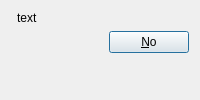
<?xml version="1.0" encoding="UTF-8"?>
<ui version="4.0">
 <class>AboutDialog</class>
 <widget class="QDialog" name="AboutDialog">
  <property name="windowTitle">
   <string>Dialog</string>
  </property>
  <property name="modal">
   <bool>true</bool>
  </property>
  <layout class="QFormLayout" name="formLayout">
   <item row="3" column="1">
    <widget class="QDialogButtonBox" name="buttonBox">
     <property name="orientation">
      <enum>Qt::Horizontal</enum>
     </property>
     <property name="standardButtons">
      <set>QDialogButtonBox::No</set>
     </property>
    </widget>
   </item>
   <item row="0" column="0">
    <widget class="QLabel" name="label">
     <property name="text">
      <string>&lt;html&gt;&lt;head/&gt;&lt;body&gt;&lt;p&gt;&lt;img src=&quot;:/turbo.ico&quot;/&gt;&lt;/p&gt;&lt;/body&gt;&lt;/html&gt;</string>
     </property>
     <property name="textFormat">
      <enum>Qt::RichText</enum>
     </property>
    </widget>
   </item>
   <item row="0" column="1">
    <widget class="QLabel" name="aboutText">
     <property name="text">
      <string>text</string>
     </property>
     <property name="wordWrap">
      <bool>true</bool>
     </property>
    </widget>
   </item>
  </layout>
 </widget>
 <resources/>
 <connections>
  <connection>
   <sender>buttonBox</sender>
   <signal>accepted()</signal>
   <receiver>AboutDialog</receiver>
   <slot>accept()</slot>
   <hints>
    <hint type="sourcelabel">
     <x>248</x>
     <y>254</y>
    </hint>
    <hint type="destinationlabel">
     <x>157</x>
     <y>274</y>
    </hint>
   </hints>
  </connection>
  <connection>
   <sender>buttonBox</sender>
   <signal>rejected()</signal>
   <receiver>AboutDialog</receiver>
   <slot>reject()</slot>
   <hints>
    <hint type="sourcelabel">
     <x>316</x>
     <y>260</y>
    </hint>
    <hint type="destinationlabel">
     <x>286</x>
     <y>274</y>
    </hint>
   </hints>
  </connection>
 </connections>
</ui>
